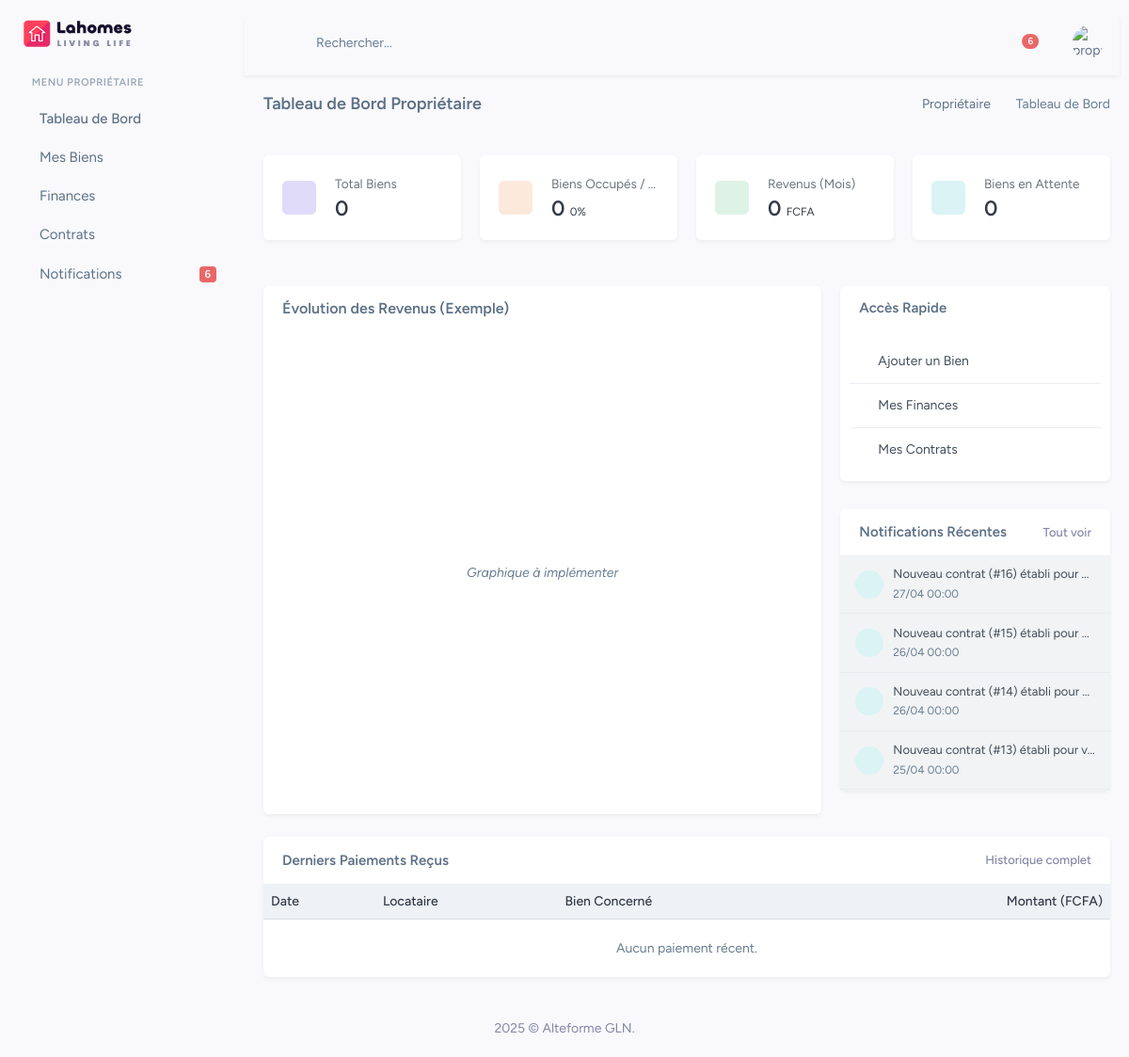
Screenshot of /techzaa.in/lahomes/admin/proprietaire-dashboard.php (signed in) with the database file from the repository.
### tables this page shows
CREATE TABLE `notification` (
  `idNotif` int(11) NOT NULL,
  `dateNotif` date DEFAULT NULL,
  `contenu` text DEFAULT NULL,
  `statutNotif` enum('Envoyé','Lu') DEFAULT NULL,
  `typeNotif` enum('email','appel de paiement','autre') DEFAULT NULL,
  `idUser` int(11) DEFAULT NULL
);

### techzaa.in/lahomes/admin/proprietaire-dashboard.php (the view, shortened to what the rows shown need)
<?php
require_once 'db_connection.php';
$proprietaireUserId = $_SESSION['user_id'] ?? null;
$recentNotifications = [];
$pageAlerts = [];
try {
    $stmtNotifs = $pdo->prepare("SELECT idNotif, contenu, dateNotif, typeNotif, statutNotif FROM notification WHERE idUser = ? ORDER BY idNotif DESC LIMIT 5");
    $stmtNotifs->execute([$proprietaireUserId]); $recentNotifications = $stmtNotifs->fetchAll(PDO::FETCH_ASSOC);
} catch (PDOException $e) { $pageAlerts[] = ['type' => 'danger', 'message' => 'Erreur chargement données dashboard.']; error_log("Err PDO dashboard proprietaire: " . $e->getMessage()); }
?>
<!DOCTYPE html>
<html lang="fr">
<head>
    <link href="assets/css/vendor.min.css" rel="stylesheet" type="text/css" />
    <link href="assets/css/icons.min.css" rel="stylesheet" type="text/css" />
    <link href="assets/css/app.min.css" rel="stylesheet" type="text/css" id="app-style"/>
</head>
<body>
    <div class="wrapper">
                           <?php if (empty($recentNotifications)): ?>
                                <h6 class="text-muted fs-13 fw-normal p-3 mb-0 text-center">Aucune notification</h6>
                           <?php else:
                                foreach (array_slice($recentNotifications, 0, 4) as $notif):
                                    if (preg_match('/\(#(\d+)\)/', $notif['contenu'], $matches)) {
                                        $idContratTrouve = $matches[1];
                                        $lienNotification = "signer-contrats.php?id=" . $idContratTrouve;
                                        $iconClass = 'ri-file-text-line'; $iconColor = 'text-info'; $bgColor = 'bg-info-subtle';
                                    } elseif (stripos($notif['contenu'], 'paiement') !== false || stripos($notif['contenu'], 'loyer') !== false) { $iconClass = 'ri-money-dollar-circle-line'; $iconColor = 'text-success'; $bgColor='bg-success-subtle';
                                    } elseif (stripos($notif['contenu'], 'bien validé') !== false || stripos($notif['contenu'], 'bien approuvé') !== false) { $iconClass = 'ri-checkbox-circle-line'; $iconColor = 'text-success'; $bgColor='bg-success-subtle';
                                    } elseif (stripos($notif['contenu'], 'bien rejeté') !== false || stripos($notif['contenu'], 'bien suspendu') !== false) { $iconClass = 'ri-close-circle-line'; $iconColor = 'text-danger'; $bgColor='bg-danger-subtle'; }
                                ?>
                           <?php endforeach; endif; ?>
        <div class="page-content">
            <div class="container-fluid">
                <div class="row">
                     <div class="col-xl-4 d-flex flex-column">
                        <div class="card recent-list-card flex-grow-1">
                            <div class="card-body p-0">
                                 <div class="list-group list-group-flush" id="recentNotificationsList" style="max-height: 250px; overflow-y: auto;">
                                     <?php if (empty($recentNotifications)): ?>
                                         <div id="noRecentNotifications" class="list-group-item text-center text-muted py-3"> Aucune notification récente. </div>
                                     <?php else:
                                         foreach ($recentNotifications as $notif):
                                             $isUnread = ($notif['statutNotif'] === 'Envoyé');
                                             $notifDate = !empty($notif['dateNotif']) ? date('d/m H:i', strtotime($notif['dateNotif'])) : '';
                                             $lienNotification = "proprietaire-notifications.php#notif-" . $notif['idNotif'];
                                             $idContratTrouve = null; $iconClass = 'ri-information-line'; $iconColor = 'text-secondary'; $bgColor = 'bg-light';
                                             if (preg_match('/\(#(\d+)\)/', $notif['contenu'], $matches)) {
                                                 $idContratTrouve = $matches[1];
                                                 $lienNotification = "signer-contrats.php?id=" . $idContratTrouve;
                                                 $iconClass = 'ri-file-text-line'; $iconColor = 'text-info'; $bgColor = 'bg-info-subtle';
                                             } elseif (stripos($notif['contenu'], 'paiement') !== false || stripos($notif['contenu'], 'loyer') !== false) { $iconClass = 'ri-money-dollar-circle-line'; $iconColor = 'text-success'; $bgColor='bg-success-subtle';
                                             } elseif (stripos($notif['contenu'], 'bien validé') !== false || stripos($notif['contenu'], 'bien approuvé') !== false) { $iconClass = 'ri-checkbox-circle-line'; $iconColor = 'text-success'; $bgColor='bg-success-subtle';
                                             } elseif (stripos($notif['contenu'], 'bien rejeté') !== false || stripos($notif['contenu'], 'bien suspendu') !== false) { $iconClass = 'ri-close-circle-line'; $iconColor = 'text-danger'; $bgColor='bg-danger-subtle'; }
                                         ?>
                                         <a href="<?php echo htmlspecialchars($lienNotification); ?>" class="list-group-item list-group-item-action <?php echo $isUnread ? 'notification-unread' : ''; ?>" onclick="markNotificationAsRead(<?php echo $notif['idNotif']; ?>, this)">
                                             <div class="d-flex align-items-center">
                                                 <div class="flex-shrink-0 me-2"> <div class="avatar-xs rounded-circle <?php echo $bgColor; ?> d-flex align-items-center justify-content-center list-icon"> </div> </div>
                                                 <div class="flex-grow-1 overflow-hidden"> <p class="notification-text text-truncate mb-0 fs-13"><?php echo htmlspecialchars($notif['contenu']); ?></p> <small class="notification-time-sm text-muted"><?php echo $notifDate; ?></small> </div>
                                             </div>
                                         </a>
                                         <?php endforeach; endif; ?>
                                 </div>
                             </div>
                        </div>
                    </div>
                </div>
                 <div class="row"> <div class="col-12"> <div class="card recent-list-card">
                     <div class="card-body p-0"> <div class="table-responsive">
                         <table class="table table-sm table-centered table-hover mb-0"> <thead class="table-light"> <tr> <th>Date</th> <th>Locataire</th> <th>Bien Concerné</th> <th class="text-end">Montant (FCFA)</th> </tr> </thead>
                         </table>
                     </div> </div>
                 </div> </div> </div>
            </div>
        </div>
    </div>
</body>
</html>

### rows the page displays
notification: contenu "Nouveau contrat (#16) établi pour v…", dateNotif "27/04 00:00"
notification: contenu "Nouveau contrat (#15) établi pour v…", dateNotif "26/04 00:00"
notification: contenu "Nouveau contrat (#14) établi pour…", dateNotif "26/04 00:00"
notification: contenu "Nouveau contrat (#13) établi pour v…", dateNotif "25/04 00:00"

### other values shown
$unreadNotificationCount "6"
$stats['totalBiens'] "0"
$stats['biensOccupes'] "0"
$stats['tauxOccupation'] "0"
$stats['revenusMois'] "0"
$stats['biensEnAttente'] "0"
